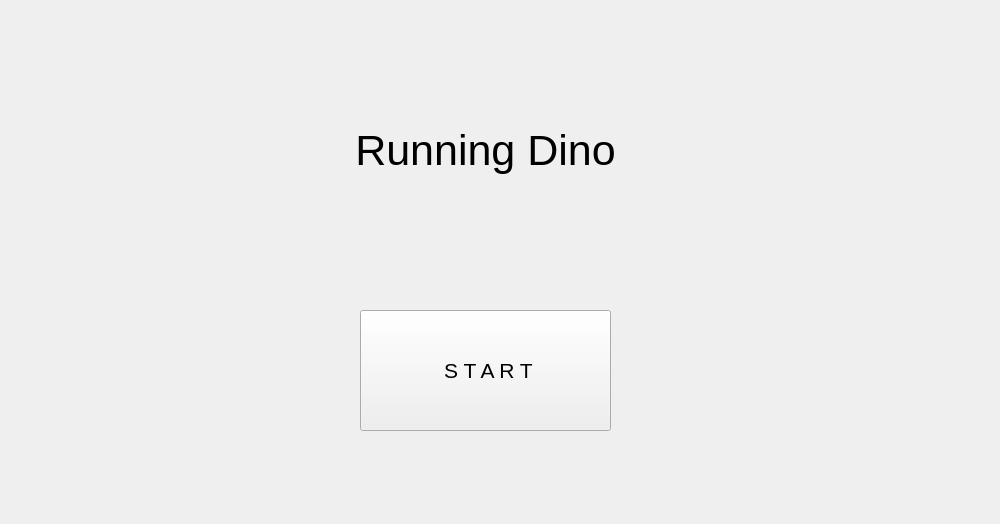
<?xml version="1.0" encoding="UTF-8"?>
<ui version="4.0">
 <class>Home</class>
 <widget class="QWidget" name="Home">
  <property name="geometry">
   <rect>
    <x>0</x>
    <y>0</y>
    <width>1000</width>
    <height>524</height>
   </rect>
  </property>
  <property name="windowTitle">
   <string>Form</string>
  </property>
  <widget class="QLabel" name="homeTitle">
   <property name="geometry">
    <rect>
     <x>160</x>
     <y>100</y>
     <width>651</width>
     <height>101</height>
    </rect>
   </property>
   <property name="font">
    <font>
     <pointsize>32</pointsize>
    </font>
   </property>
   <property name="text">
    <string>Running Dino</string>
   </property>
   <property name="alignment">
    <set>Qt::AlignCenter</set>
   </property>
  </widget>
  <widget class="QPushButton" name="startButton">
   <property name="geometry">
    <rect>
     <x>360</x>
     <y>310</y>
     <width>251</width>
     <height>121</height>
    </rect>
   </property>
   <property name="font">
    <font>
     <pointsize>16</pointsize>
    </font>
   </property>
   <property name="cursor">
    <cursorShape>PointingHandCursor</cursorShape>
   </property>
   <property name="layoutDirection">
    <enum>Qt::LeftToRight</enum>
   </property>
   <property name="styleSheet">
    <string notr="true">startButton{
    background-color:transparent;
    border-width:0px;
}
startButton::hover{
	color: rgb(140, 162, 188);
}
</string>
   </property>
   <property name="text">
    <string> S T A R T</string>
   </property>
  </widget>
 </widget>
 <resources/>
 <connections/>
</ui>
